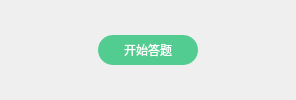
              <widget class="QWidget" name="widget_teacherStartAnswer" native="true">
               <layout class="QHBoxLayout" name="horizontalLayout_11">
                <item>
                 <layout class="QHBoxLayout" name="horizontalLayout_3">
                  <property name="spacing">
                   <number>17</number>
                  </property>
                  <item>
                   <spacer name="horizontalSpacer_3">
                    <property name="orientation">
                     <enum>Qt::Horizontal</enum>
                    </property>
                    <property name="sizeHint" stdset="0">
                     <size>
                      <width>40</width>
                      <height>20</height>
                     </size>
                    </property>
                   </spacer>
                  </item>
                  <item>
                   <widget class="QPushButton" name="pushButton_ADD">
                    <property name="minimumSize">
                     <size>
                      <width>30</width>
                      <height>30</height>
                     </size>
                    </property>
                    <property name="maximumSize">
                     <size>
                      <width>30</width>
                      <height>30</height>
                     </size>
                    </property>
                    <property name="styleSheet">
                     <string notr="true">QPushButton#pushButton_ADD{
border-top-left-radius : 15px; 
border-top-right-radius : 15px; 
border-bottom-left-radius : 15px; 
border-bottom-right-radius : 15px; 
border-image:url(:/button/img/button/AnswerAdd.png);
font: 14pt &quot;微软雅黑&quot;;
color: rgb(255, 255, 255);
}


QPushButton#pushButton_ADD:hover{
border-top-left-radius : 15px; 
border-top-right-radius : 15px; 
border-bottom-left-radius : 15px; 
border-bottom-right-radius : 15px; 
border-image:url(:/button/img/button/AnswerAdd_hover.png);
font: 10pt &quot;微软雅黑&quot;;
color: rgb(255, 255, 255);
}</string>
                    </property>
                    <property name="text">
                     <string/>
                    </property>
                   </widget>
                  </item>
                  <item alignment="Qt::AlignHCenter">
                   <widget class="QPushButton" name="pushButton_start">
                    <property name="minimumSize">
                     <size>
                      <width>100</width>
                      <height>30</height>
                     </size>
                    </property>
                    <property name="maximumSize">
                     <size>
                      <width>100</width>
                      <height>30</height>
                     </size>
                    </property>
                    <property name="styleSheet">
                     <string notr="true">QPushButton#pushButton_start{
border-top-left-radius : 15px; 
border-top-right-radius : 15px; 
border-bottom-left-radius : 15px; 
border-bottom-right-radius : 15px; 
background-color: rgb(82, 204, 144);
font: 10pt &quot;微软雅黑&quot;;
color: rgb(255, 255, 255);
}


QPushButton#pushButton_start:hover{
border-top-left-radius : 15px; 
border-top-right-radius : 15px; 
border-bottom-left-radius : 15px; 
border-bottom-right-radius : 15px; 
background-color: rgb(99,224,162);
font: 10pt &quot;微软雅黑&quot;;
color: rgb(255, 255, 255);
}</string>
                    </property>
                    <property name="text">
                     <string>开始答题</string>
                    </property>
                   </widget>
                  </item>
                  <item>
                   <widget class="QPushButton" name="pushButton_DEL">
                    <property name="minimumSize">
                     <size>
                      <width>30</width>
                      <height>30</height>
                     </size>
                    </property>
                    <property name="maximumSize">
                     <size>
                      <width>30</width>
                      <height>30</height>
                     </size>
                    </property>
                    <property name="styleSheet">
                     <string notr="true">QPushButton#pushButton_DEL{
border-top-left-radius : 15px; 
border-top-right-radius : 15px; 
border-bottom-left-radius : 15px; 
border-bottom-right-radius : 15px; 
border-image:url(:/button/img/button/Answer_minus.png);
font: 16pt &quot;微软雅黑&quot;;
color: rgb(255, 255, 255);
}


QPushButton#pushButton_DEL:hover{
border-top-left-radius : 15px; 
border-top-right-radius : 15px; 
border-bottom-left-radius : 15px; 
border-bottom-right-radius : 15px; 
border-image:url(:/button/img/button/Answer_minus_hover.png);
font: 10pt &quot;微软雅黑&quot;;
color: rgb(255, 255, 255);
}</string>
                    </property>
                    <property name="text">
                     <string/>
                    </property>
                   </widget>
                  </item>
                  <item>
                   <spacer name="horizontalSpacer_4">
                    <property name="orientation">
                     <enum>Qt::Horizontal</enum>
                    </property>
                    <property name="sizeHint" stdset="0">
                     <size>
                      <width>40</width>
                      <height>20</height>
                     </size>
                    </property>
                   </spacer>
                  </item>
                 </layout>
                </item>
               </layout>
              </widget>
